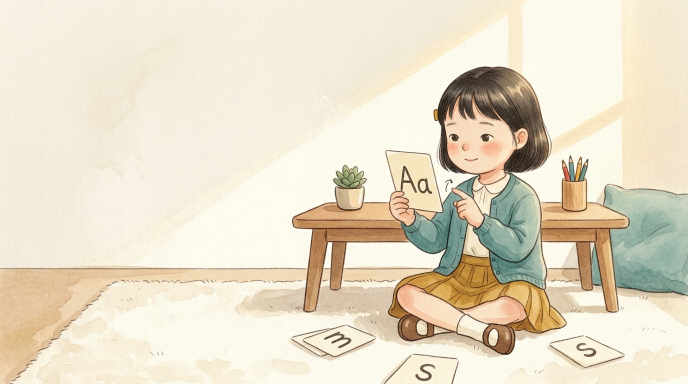
#> input picture assets/scenes/scene-1-letter-sounds.png, 1376 x 768 px (shown at 1/2 size)
$ python render_loop.py
#> lines starting #> are read from the running program, lines starting #| are printed output that depends on the picture
#!/usr/bin/env python3
"""
"From Phonics to Reading" — 8-second seamless storybook loop.

Renders five hand-painted keyframes into a looping 16:9 animation with
page-turn transitions, breathing camera moves, warm light sweeps and
drifting dust motes.  No text is ever drawn into the frame.

Usage:
    python3 render_loop.py --frames /tmp/p2r_frames       # write PNG frames
    python3 render_loop.py --preview /tmp/preview.png     # one contact sheet

For a full render plus encode, use encode.py in this folder.
"""

from __future__ import annotations

import argparse
import math
import os
import sys

import numpy as np
from PIL import Image, ImageFilter

# --------------------------------------------------------------------------
# timing / format
# --------------------------------------------------------------------------
W, H = 1920, 1080
FPS = 24
DURATION = 8.0
N_FRAMES = int(round(FPS * DURATION))      # 192
SLOT = DURATION / 5.0                       # 1.6 s per milestone
TRANS = 0.60                                # page-turn length (s)
CAM_LIFE = SLOT + TRANS                     # camera move spans reveal -> removal

SRC_SCALE = 1.3953                          # pre-upsample the paintings once
SW, SH = 1920, 1080

HERE = os.path.dirname(os.path.abspath(__file__))
ROOT = os.path.abspath(os.path.join(HERE, "..", ".."))
SCENE_DIR = os.path.join(ROOT, "assets", "scenes")
SCENE_FILES = [
    "scene-1-letter-sounds.png",
    "scene-2-blend-cat.png",
    "scene-3-phonics-patterns.png",
    "scene-4-beginner-reader.png",
    "scene-5-library-chapter-book.png",
]

# per scene: focal centre in source-normalised coords, lateral drift, light direction
SCENE_TUNE = [
    # fx/fy: focal point, dx/dy: lateral drift over the shot,
    # zs: per-scene zoom bias so the girl stays the same size on screen
    dict(fx=0.540, fy=0.500, dx=+0.010, dy=-0.008, sweep=+1, zs=1.000),
    dict(fx=0.556, fy=0.505, dx=-0.013, dy=-0.006, sweep=-1, zs=0.992),
    dict(fx=0.470, fy=0.520, dx=+0.009, dy=-0.008, sweep=+1, zs=0.905),
    dict(fx=0.520, fy=0.500, dx=-0.010, dy=-0.007, sweep=-1, zs=0.995),
    dict(fx=0.500, fy=0.520, dx=+0.008, dy=-0.009, sweep=+1, zs=0.972),
]

ZOOM_START = 0.962     # fraction of the painting visible when it is born
ZOOM_END = 0.997       # ... and when it hands over to the next milestone

PAPER_RGB = np.array([247.0, 242.0, 229.0], dtype=np.float32)


# --------------------------------------------------------------------------
# small helpers
# --------------------------------------------------------------------------
def ease_out_cubic(p: float) -> float:
    p = min(max(p, 0.0), 1.0)
    return 1.0 - (1.0 - p) ** 3


def ease_in_out(p: float) -> float:
    p = min(max(p, 0.0), 1.0)
    return p * p * (3.0 - 2.0 * p)


def smoothstep(p: float) -> float:
    p = min(max(p, 0.0), 1.0)
    return p * p * (3.0 - 2.0 * p)


def blur(a: np.ndarray, radius: float, mode: str = "L") -> np.ndarray:
    """Gaussian blur a 2-D float array via PIL (keeps memory low)."""
    lo, hi = float(a.min()), float(a.max())
    span = max(hi - lo, 1e-6)
    img = Image.fromarray(((a - lo) / span * 255.0).astype(np.uint8), mode="L")
    img = img.filter(ImageFilter.GaussianBlur(radius))
    out = np.asarray(img, dtype=np.float32) / 255.0 * span + lo
    return out


def low_freq_noise(rng: np.random.Generator, h: int, w: int, cell: int) -> np.ndarray:
    small = rng.random((max(h // cell, 2), max(w // cell, 2))).astype(np.float32)
    img = Image.fromarray((small * 255).astype(np.uint8), mode="L")
    img = img.resize((w, h), Image.BICUBIC)
    return np.asarray(img, dtype=np.float32) / 255.0


# --------------------------------------------------------------------------
# scene preparation
# --------------------------------------------------------------------------
def load_scenes() -> list[np.ndarray]:
    scenes = []
    target = np.array([247.0, 243.0, 232.0], dtype=np.float32)
    for name in SCENE_FILES:
        path = os.path.join(SCENE_DIR, name)
        img = Image.open(path).convert("RGB").resize((SW, SH), Image.LANCZOS)
        # gentle micro-contrast so upscaling keeps the pencil tooth
        img = img.filter(ImageFilter.UnsharpMask(radius=2.2, percent=52, threshold=2))
        a = np.asarray(img, dtype=np.float32)

        # normalise the paper white-point across scenes so cuts do not flicker
        luma = a @ np.array([0.299, 0.587, 0.114], dtype=np.float32)
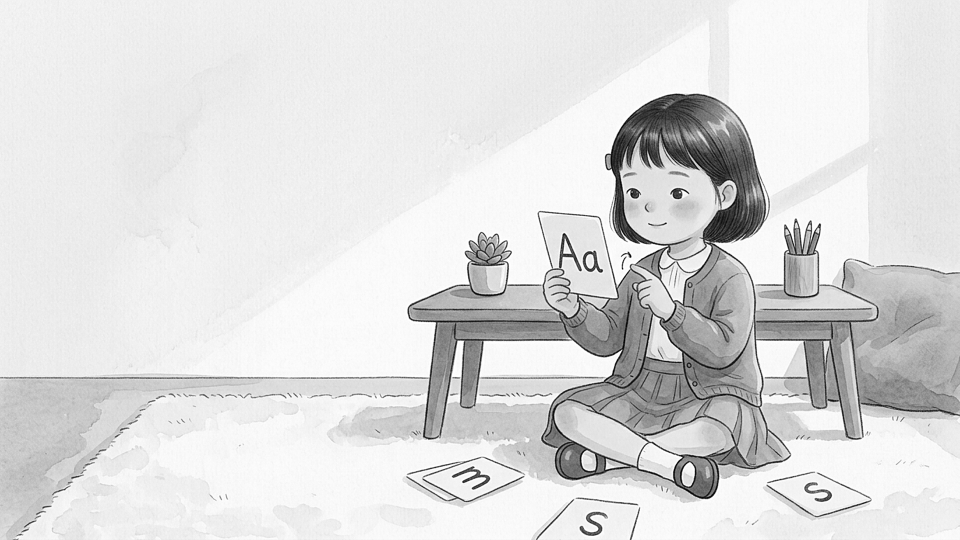
#> luma: shape (1080, 1920) float32 (shown at 1/2 size); min 0, max 255, mean 220.9
        white = float(np.percentile(luma, 97.5))
#> white = 251.7
        gain = float(np.clip(247.0 / max(white, 1.0), 0.965, 1.075))
#> gain = 0.981
        a = a * gain
        scenes.append(np.clip(a, 0, 255).astype(np.float32))
#> pass 2 of the loop in load_scenes, `for name in SCENE_FILES:`:
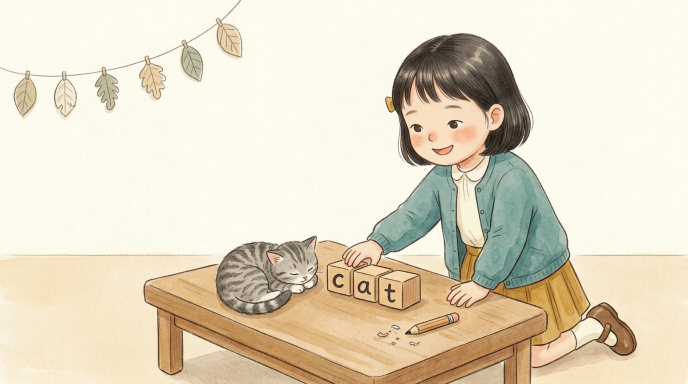
#> input picture assets/scenes/scene-2-blend-cat.png, 1376 x 768 px (shown at 1/2 size)
#> in load_scenes, `luma = a @ np.array([0.299, 0.587, 0.114], dtype=np.float32)`:
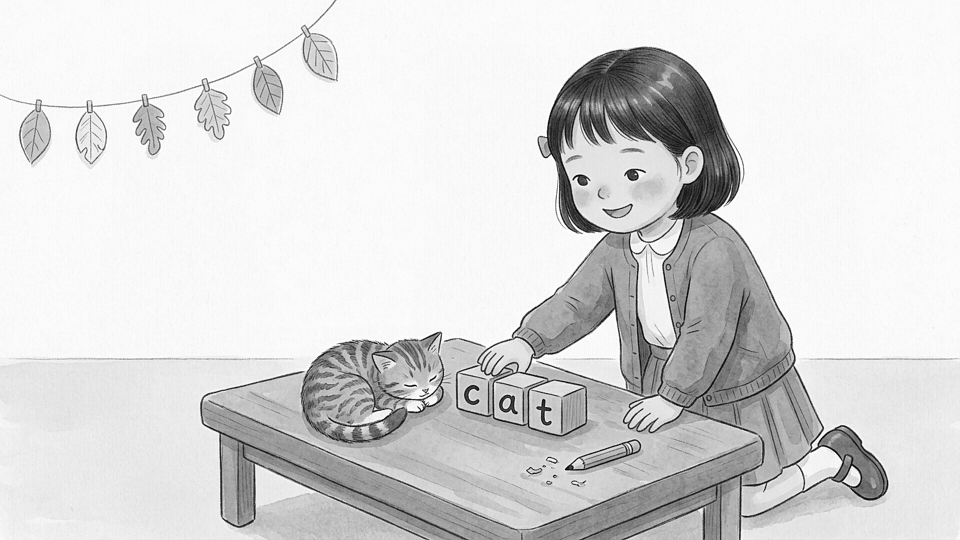
#> luma: shape (1080, 1920) float32 (shown at 1/2 size); min 0, max 255, mean 217.3
#> white = 252.4
#> gain = 0.979
#> pass 3 of the loop in load_scenes, `for name in SCENE_FILES:`:
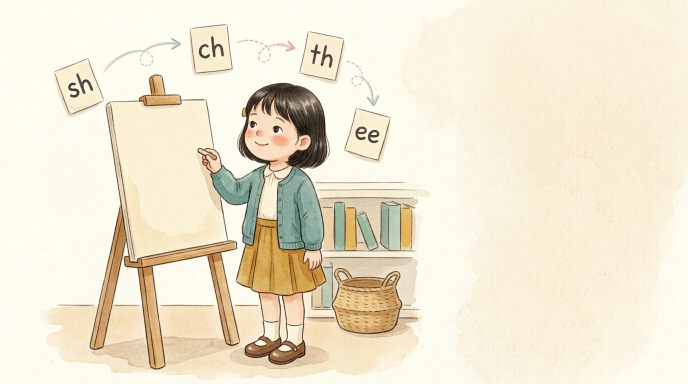
#> input picture assets/scenes/scene-3-phonics-patterns.png, 1376 x 768 px (shown at 1/2 size)
#> in load_scenes, `luma = a @ np.array([0.299, 0.587, 0.114], dtype=np.float32)`:
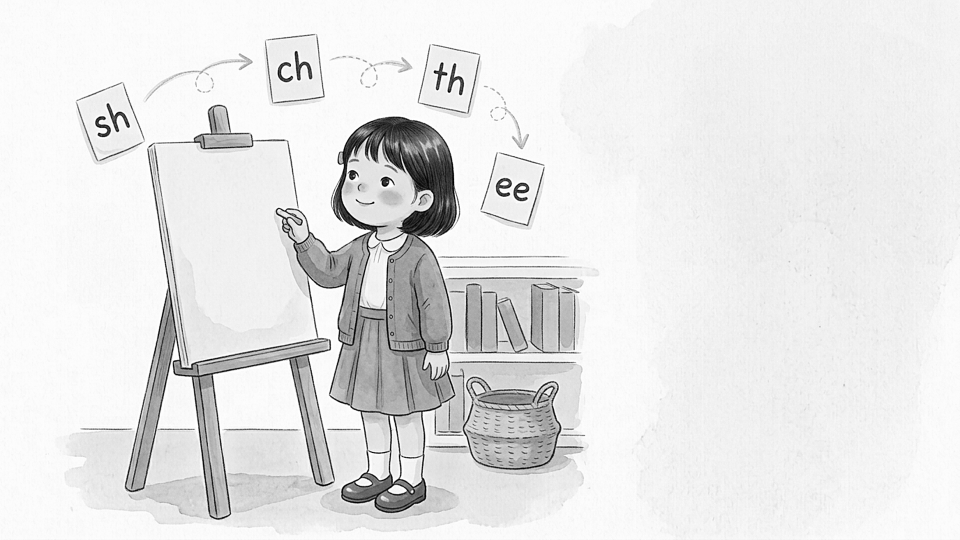
#> luma: shape (1080, 1920) float32 (shown at 1/2 size); min 0, max 255, mean 230.1
#> white = 253
#> gain = 0.976
#> the loop made 5 passes; the first 3 are shown
    return scenes


def build_overlays() -> dict:
    rng = np.random.default_rng(20261025)
    yy, xx = np.mgrid[0:H, 0:W].astype(np.float32)
    nx = (xx - W / 2) / (W / 2)
    ny = (yy - H / 2) / (H / 2)
    r = np.sqrt(nx ** 2 + ny ** 2 * 0.85)

    # vignette: whisper-soft, keeps the ivory airy
    vig = 1.0 - 0.098 * np.clip(r, 0, 1.35) ** 2.4
    vig = vig.astype(np.float32)

    # paper tooth: fine grain + coarser fibre wash
    grain = rng.normal(0, 1, (H, W)).astype(np.float32)
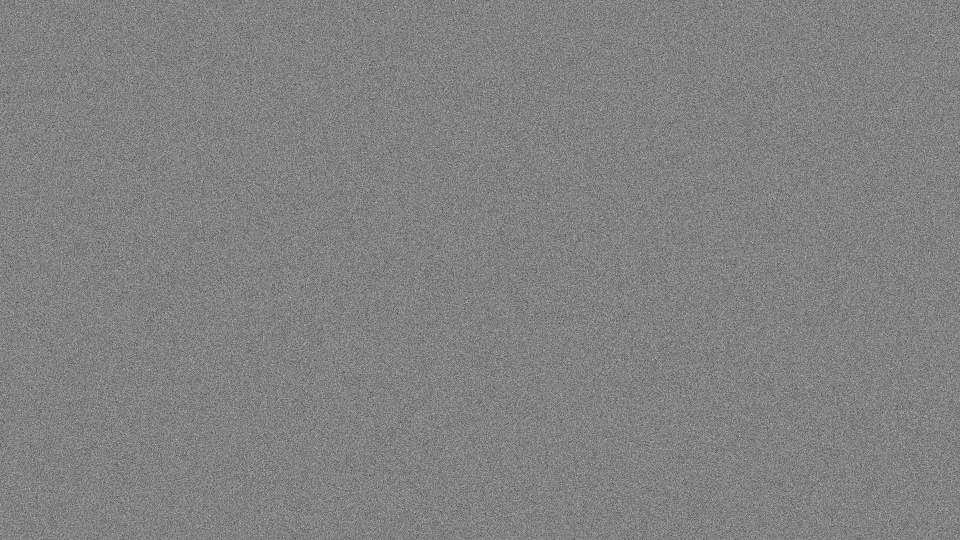
#> grain: shape (1080, 1920) float32 (shown at 1/2 size); min -5.04, max 4.85, mean -0.000546; drawn with min black and max white
    grain = blur(grain, 0.6)
#> in blur, `lo, hi = float(a.min()), float(a.max())`: lo = -5.04; hi = 4.85
#> in blur, `span = max(hi - lo, 1e-6)`: span = 9.89
    grain /= max(np.abs(grain).max(), 1e-6)
    fibre = low_freq_noise(rng, H, W, 5) - 0.5
#> in low_freq_noise, `img = img.resize((w, h), Image.BICUBIC)`:
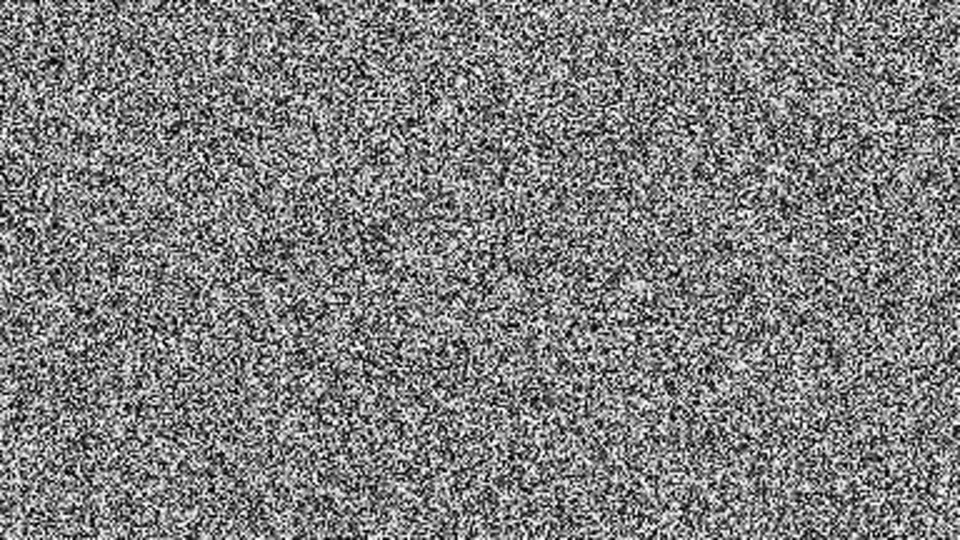
#> img: PIL image 1920x1080 L (shown at 1/2 size); min 0, max 255, mean 127.2
    fibre = blur(fibre, 1.4)
    paper = (0.55 * grain + 0.9 * fibre).astype(np.float32)

    # moving light sweep (rolled horizontally each frame)
    sweep = low_freq_noise(rng, 96, 512, 24)
#> call 2 of low_freq_noise, with h = 96, w = 512, cell = 24
#> in low_freq_noise (call 2), `img = img.resize((w, h), Image.BICUBIC)`:
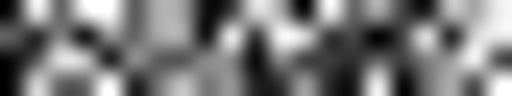
#> img: PIL image 512x96 L; min 0, max 255, mean 120.9
    sweep = sweep - sweep.mean()
    sweep = sweep / (np.abs(sweep).max() + 1e-6)
    sweep_img = Image.fromarray(((sweep * 0.5 + 0.5) * 255).astype(np.uint8), "L")
    sweep_big = np.asarray(
        sweep_img.resize((W, H), Image.BICUBIC), dtype=np.float32
    ) / 255.0
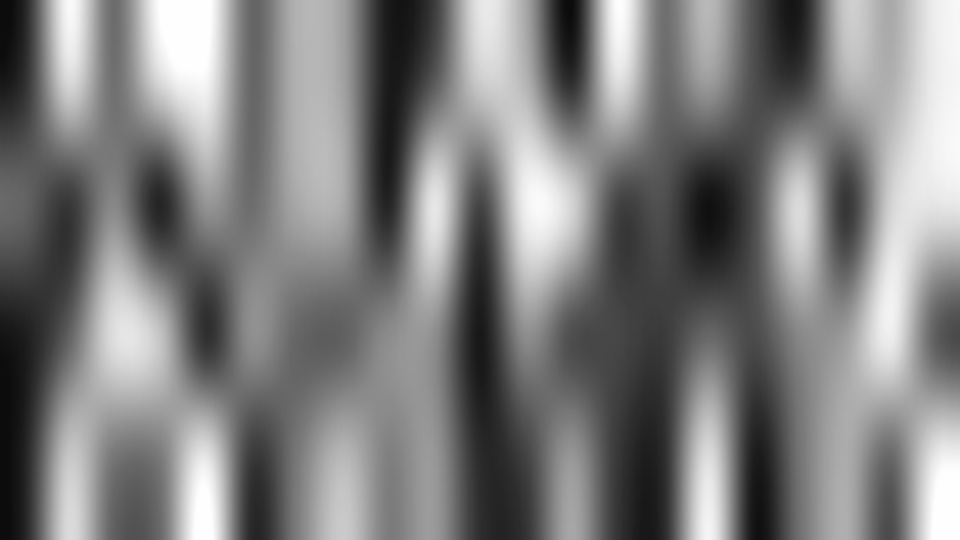
#> sweep_big: shape (1080, 1920) float32 (shown at 1/2 size); min 0.0471, max 0.996, mean 0.498
    sweep_big = sweep_big - sweep_big.mean()
    sweep_big /= np.abs(sweep_big).max() + 1e-6

    # dust motes (loop-safe: fully periodic over DURATION)
    n = 30
    motes = dict(
        x=rng.random(n),
        y=rng.random(n),
        rad=rng.uniform(7.0, 26.0, n),
        phase=rng.uniform(0, 2 * math.pi, n),
        rise=rng.uniform(0.35, 1.0, n),
        amp=rng.uniform(0.004, 0.013, n),
        alpha=rng.uniform(0.05, 0.135, n),
    )

    # soft blob sprite for the motes
    R = 40
    gy, gx = np.mgrid[-R:R + 1, -R:R + 1].astype(np.float32)
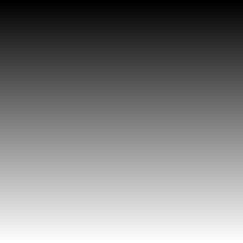
#> gy: shape (81, 81) float32 (shown 3 times larger); min -40, max 40, mean 0; drawn with min black and max white
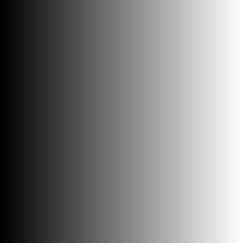
#> gx: shape (81, 81) float32 (shown 3 times larger); min -40, max 40, mean 0; drawn with min black and max white
    blob = np.exp(-(gx ** 2 + gy ** 2) / (2 * (R * 0.42) ** 2))
    blob = (blob / blob.max()).astype(np.float32)

    return dict(vig=vig, paper=paper, sweep=sweep_big, motes=motes, blob=blob)


# --------------------------------------------------------------------------
# camera
# --------------------------------------------------------------------------
# [224 lines left out: functions camera, _hwarp, page_turn, add_dust, finish, render_frame, not called in this run]


# --------------------------------------------------------------------------
def main() -> int:
    ap = argparse.ArgumentParser()
    ap.add_argument("--frames", help="directory for PNG frames")
    ap.add_argument("--preview", help="write a contact sheet of stills here")
    ap.add_argument("--every", type=int, default=1)
    args = ap.parse_args()

    scenes = load_scenes()
    ov = build_overlays()

    if args.preview:
        times = [0.35, 1.95, 3.55, 5.15, 6.75, 7.55]
        sheet = Image.new("RGB", (W // 2 * 3, H // 2 * 2), (245, 242, 232))
        for k, tt in enumerate(times):
            fr = render_frame(tt, scenes, ov)
            thumb = Image.fromarray(fr).resize((W // 2, H // 2), Image.LANCZOS)
            sheet.paste(thumb, ((k % 3) * (W // 2), (k // 3) * (H // 2)))
        sheet.save(args.preview)
        print("wrote", args.preview)
        return 0

    if not args.frames:
#> (the run stopped early here; a loop or call above may not have finished)
